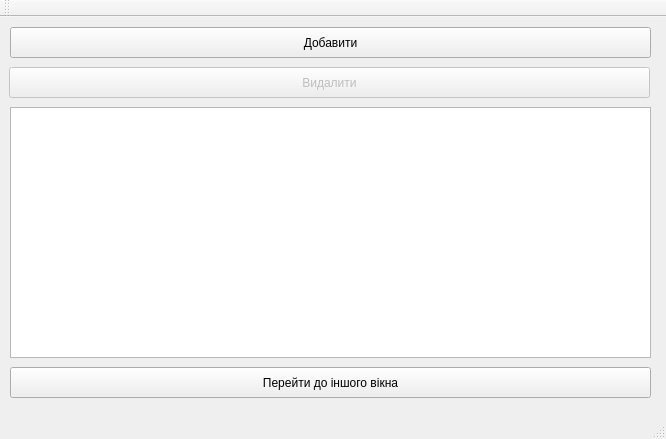
<?xml version="1.0" encoding="UTF-8"?>
<ui version="4.0">
 <class>MainWindow</class>
 <widget class="QMainWindow" name="MainWindow">
  <property name="enabled">
   <bool>true</bool>
  </property>
  <property name="geometry">
   <rect>
    <x>0</x>
    <y>0</y>
    <width>666</width>
    <height>439</height>
   </rect>
  </property>
  <property name="maximumSize">
   <size>
    <width>666</width>
    <height>449</height>
   </size>
  </property>
  <property name="windowTitle">
   <string>MainWindow</string>
  </property>
  <property name="animated">
   <bool>true</bool>
  </property>
  <widget class="QWidget" name="centralWidget">
   <widget class="QTableView" name="tableView">
    <property name="geometry">
     <rect>
      <x>10</x>
      <y>90</y>
      <width>641</width>
      <height>251</height>
     </rect>
    </property>
   </widget>
   <widget class="QPushButton" name="deleteData">
    <property name="enabled">
     <bool>false</bool>
    </property>
    <property name="geometry">
     <rect>
      <x>9</x>
      <y>50</y>
      <width>641</width>
      <height>31</height>
     </rect>
    </property>
    <property name="text">
     <string>Видалити</string>
    </property>
   </widget>
   <widget class="QPushButton" name="insertData">
    <property name="geometry">
     <rect>
      <x>10</x>
      <y>10</y>
      <width>641</width>
      <height>31</height>
     </rect>
    </property>
    <property name="text">
     <string>Добавити</string>
    </property>
   </widget>
   <widget class="QPushButton" name="soldGoods">
    <property name="geometry">
     <rect>
      <x>10</x>
      <y>350</y>
      <width>641</width>
      <height>31</height>
     </rect>
    </property>
    <property name="text">
     <string>Перейти до іншого вікна</string>
    </property>
   </widget>
  </widget>
  <widget class="QMenuBar" name="menuBar">
   <property name="geometry">
    <rect>
     <x>0</x>
     <y>0</y>
     <width>666</width>
     <height>26</height>
    </rect>
   </property>
  </widget>
  <widget class="QToolBar" name="mainToolBar">
   <attribute name="toolBarArea">
    <enum>TopToolBarArea</enum>
   </attribute>
   <attribute name="toolBarBreak">
    <bool>false</bool>
   </attribute>
  </widget>
  <widget class="QStatusBar" name="statusBar"/>
 </widget>
 <layoutdefault spacing="6" margin="11"/>
 <resources/>
 <connections/>
</ui>
